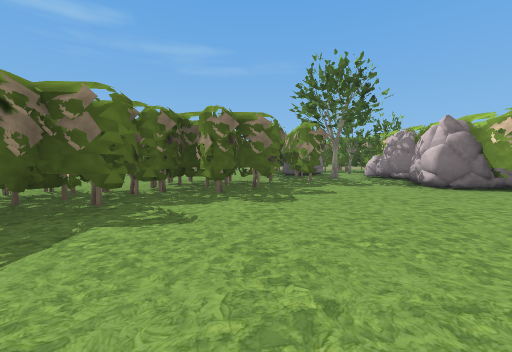
[1] (above)

15 first-person views from a walk through a 3-D level made in the Godot game engine. The camera is 1.2 m above the floor, tilts 4° down and sees 90° across. The floor is counted in squares, 2 m on a side. Each view is taken from the middle of a square. On the plan, view 1 faces up. The plan holds only what a view shows up to about 9 squares ahead; the rest is blank. The place goes on beyond the plan. Characters and animated objects are left out. Some surface patterns are stand-ins.

[2]
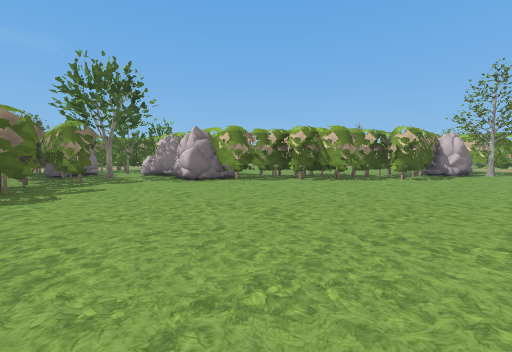

[3]
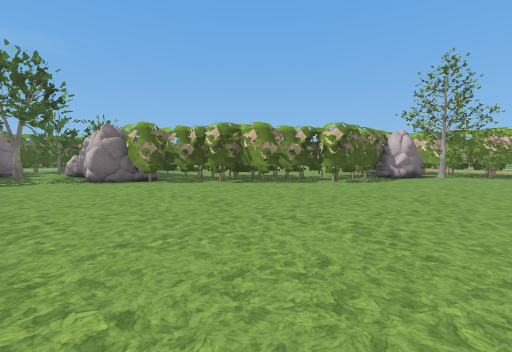

[4]
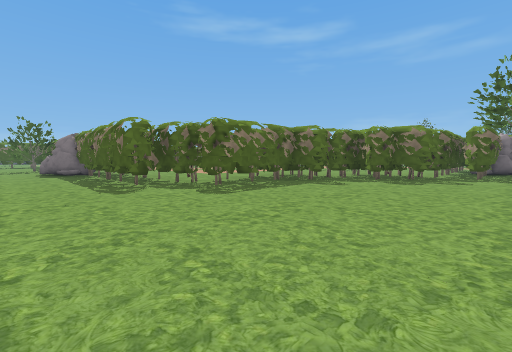

[5]
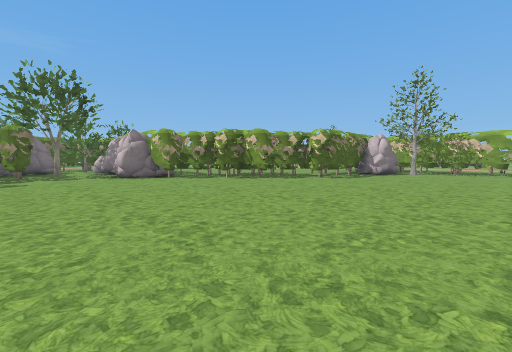

[6]
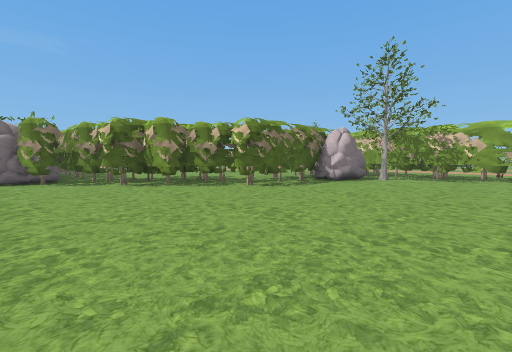

[7]
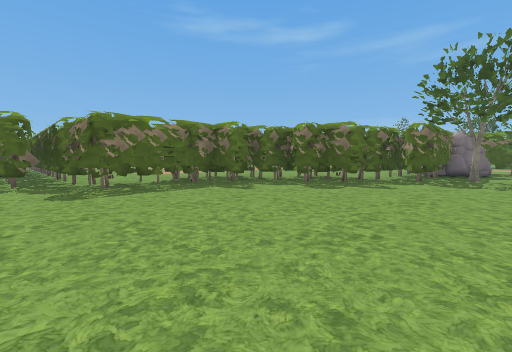

[8]
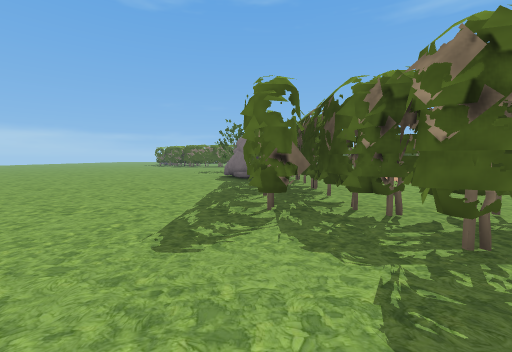

[9]
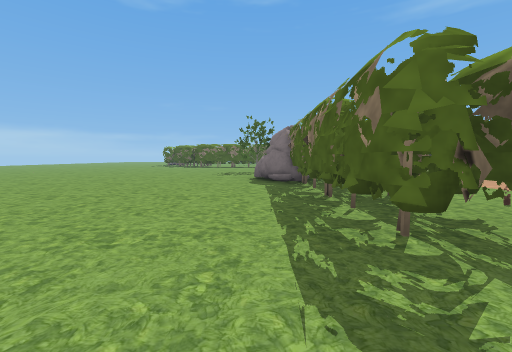

[10]
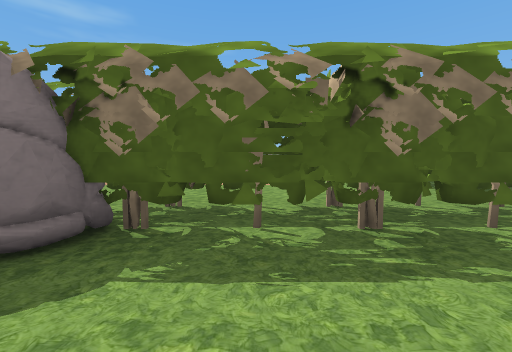

[11]
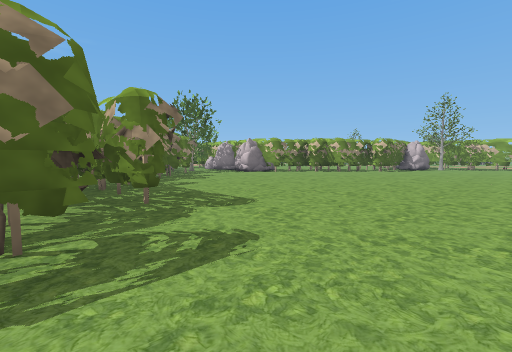

[12]
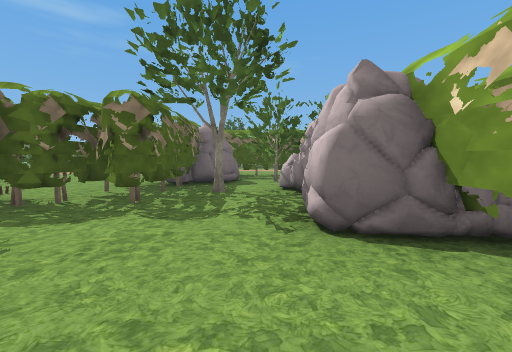

[13]
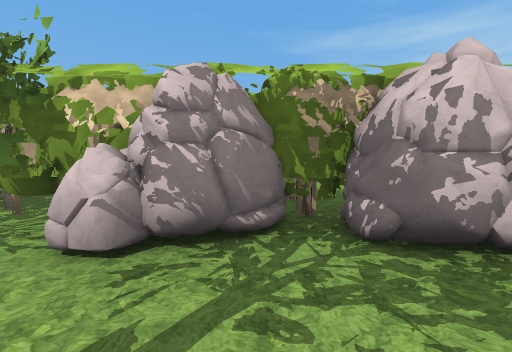

[14]
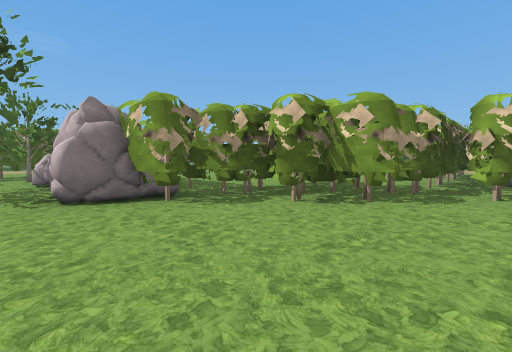

[15]
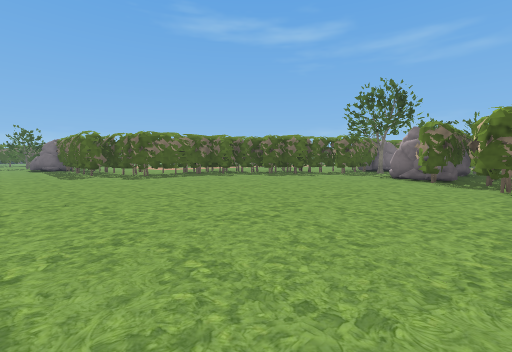

### Floor plan
Key: @ floor where view 1 was taken; # wall or solid block; . floor; R rock; T tree.
Columns run from 9 left of view 1 to 13 right of it. Each row starts with its distance up from view 1.
 11           ####
 10           #R###
  9           #RTT#
  8           #T.R#
  7          ##..R#
  6         ###..R#
  5        ###...R##
  4       ###.....###
  3       ##.......###
  2       #.........###
  1      ##..........######
  0 ### ###..@..........RT#
 -1 R#####................#
 -2 R.....................#
 -3 ......................#

Positions as (right, up) in squares from view 1, and headings:
1: (0, 0), facing up
2: (0, -1), facing up-right
3: (2, -2), facing up-right
4: (2, -3), facing up-left
5: (1, -3), facing up-right
6: (4, -3), facing up-right
7: (3, -1), facing up-left
8: (-1, -1), facing left
9: (-2, -2), facing left
10: (-7, -3), facing up
11: (-4, -3), facing up-right
12: (3, 3), facing up
13: (2, 7), facing right
14: (3, 1), facing up-right
15: (6, -3), facing up-left
